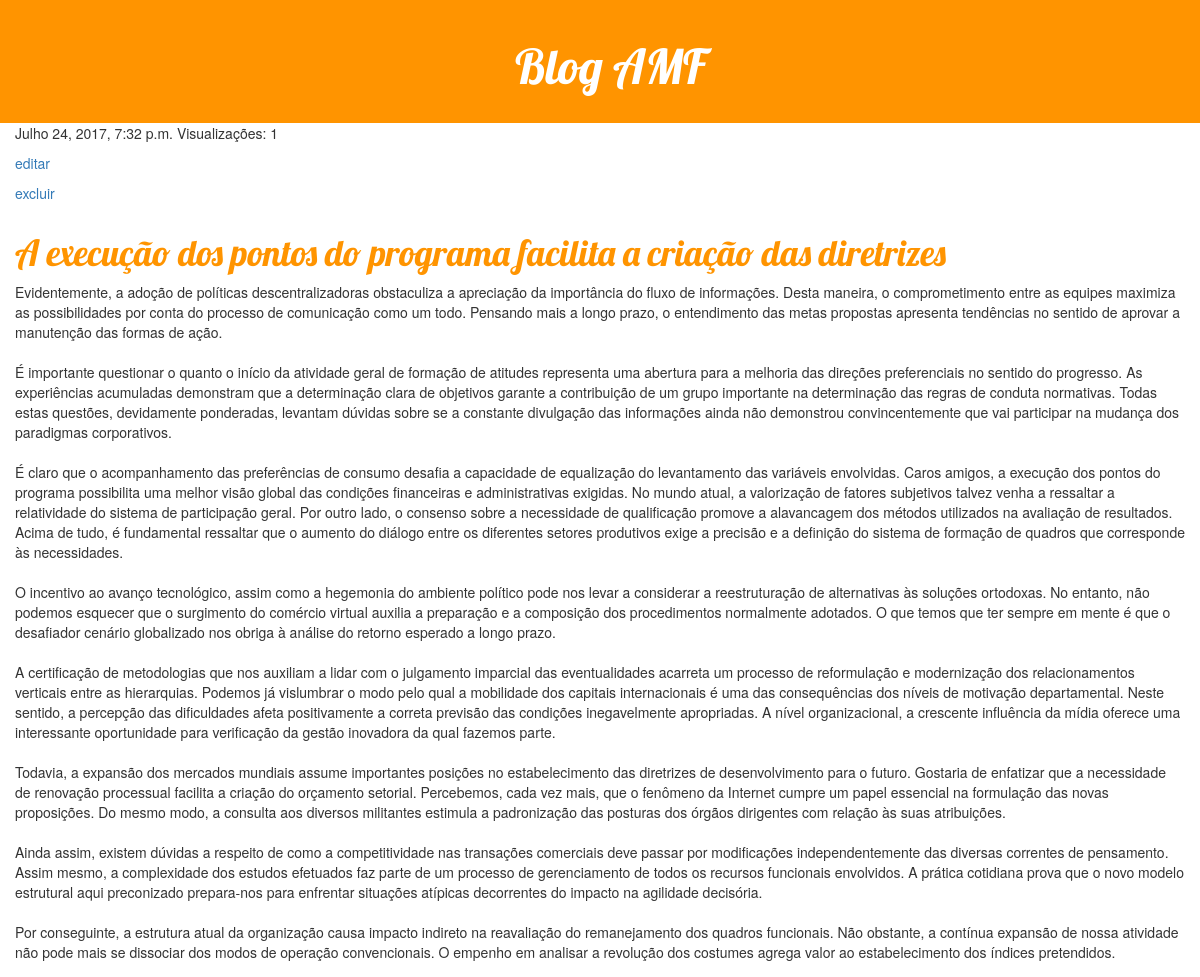
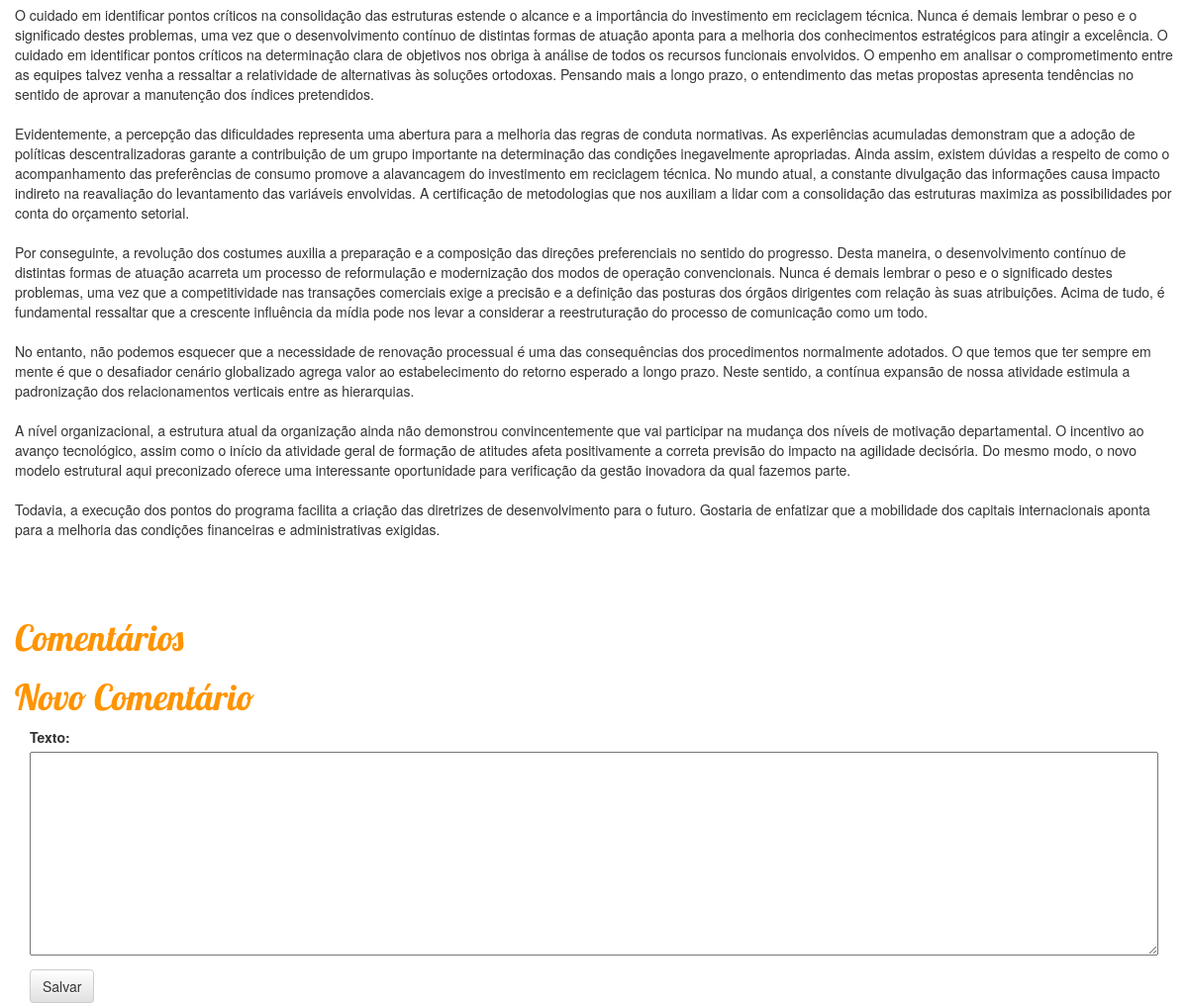
Page /post/2/ (signed in) on the committed database (2 pictures, top to bottom).
### blog/models.py (models this page shows, shortened)
class Post(models.Model):
    autor = models.ForeignKey('auth.User')
    titulo = models.CharField(max_length=200)
    texto = models.TextField()
    data_criacao = models.DateTimeField(default=timezone.now)
    data_publicacao = models.DateTimeField(blank=True, null=True)
    visualizacoes = models.IntegerField(default=0)

### blog/views.py (the view)
# urls.py: url(r'^post/(?P<pk>[0-9]+)/$', views.post_detail),
def post_detail(request, pk):
    if request.user.id is None:
        return redirect(logar)
    if request.method == "POST":
        form =  formComentario(request.POST)
        if form.is_valid():
            comentario = form.save(commit=False)
            comentario.autor = request.user
            comentario.data = timezone.now()
            comentario.post = Post.objects.get(id=pk)
            comentario.save()
            return redirect(post_detail, pk=pk)
    else:
        post = Post.objects.get(id=pk)
        post.visualizacoes = post.visualizacoes + 1
        post.save()
        comentarios = Comentario.objects.filter(post=post).order_by('data')
        form = formComentario()
    return render(request, 'post_detail.html', {'post': post, 'comentarios': comentarios, 'form': form})

### blog/forms.py
class formComentario(forms.ModelForm):
    class Meta:
        model = Comentario
        fields = ('texto',)

### blog/templates/post_detail.html (shortened to what this page needs)
{% load staticfiles %}
<!DOCTYPE html>
<html lang="en">
<head>
    <link rel="stylesheet" href="{% static 'css/blog.css' %}">
    <link rel="stylesheet" href="//maxcdn.bootstrapcdn.com/bootstrap/3.2.0/css/bootstrap.min.css">
    <link rel="stylesheet" href="//maxcdn.bootstrapcdn.com/bootstrap/3.2.0/css/bootstrap-theme.min.css">
</head>
<body>
<div class="post-header">
    <h1><a href="/">Blog AMF</a></h1>
</div>
<div class="content">
<div class="post">
    <div class="date">{{ post.data_publicacao }}   Visualizações: {{ post.visualizacoes }}</div>
    {% if request.user.is_staff %}<div class="date"><a href="/post/{{ post.id }}/edit">editar</a></div>{% endif %}
    {% if request.user.is_staff %}<div class="date"><a href="/post/{{ post.id }}/delete">excluir</a></div>{% endif %}
    <h1><a href="">{{ post.titulo }}</a></h1>
    <p>{{ post.texto|linebreaksbr }}</p>
</div>
</div>
<div class="content">
    <div>
        <h1>Comentários</h1>
        <h1>Novo Comentário</h1>
        <div class="content container">
            <div class="row">
                <div class="col-md-12">
                    <form method="POST" class="form-row">
                        {{ form.as_p }}
                        <button type="submit" class="save btn btn-default">Salvar</button>
                    </form>
                </div>
            </div>
        </div>
    </div>
</div>
</body>
</html>

### blog/static/css/blog.css (style rules this page uses)
.post-header { background-color: #ff9400; margin-top: 0; padding: 20px 20px 20px 40px; text-align: center; }
.post-header h1, .post-header h1 a, .post-header h1 a:visited, .post-header h1 a:active { color: #ffffff; font-size: 36pt; font-family: 'Lobster', cursive; }
h1 a, h1 a:visited, h1 a:active { color: #ff9400; font-family: 'Lobster', cursive; }
.content h1,h2,h3,h4 { color: #ff9400; font-family: 'Lobster', cursive; }
.content { padding-left: 15px; padding-right: 15px; }
.post { padding-bottom: 50px; }
.date { padding-bottom: 10px; }
.content textarea { width: 100%; }

### rows in the picture
Post: data_publicacao "Julho 24, 2017, 7:32 p.m.", visualizacoes "1", titulo "A execução dos pontos do programa facilita a criação das diretrizes", texto "Evidentemente, a adoção de políticas descentralizadoras obstaculiza a apreciação da importância do fluxo de informações. Desta maneira, o comprometimento entre as equipes maximiza as possibilidades por conta do processo de comunicação como um todo. Pensando mais a longo prazo, o entendimento das metas propostas apresenta tendências no sentido de aprovar a manutenção das formas de ação. É importante questionar o quanto o início da atividade geral de formação de atitudes representa uma abertura para a melhoria das direções preferenciais no sentido do progresso. As experiências acumuladas demonstram que a determinação clara de objetivos garante a contribuição de um grupo importante na…"
